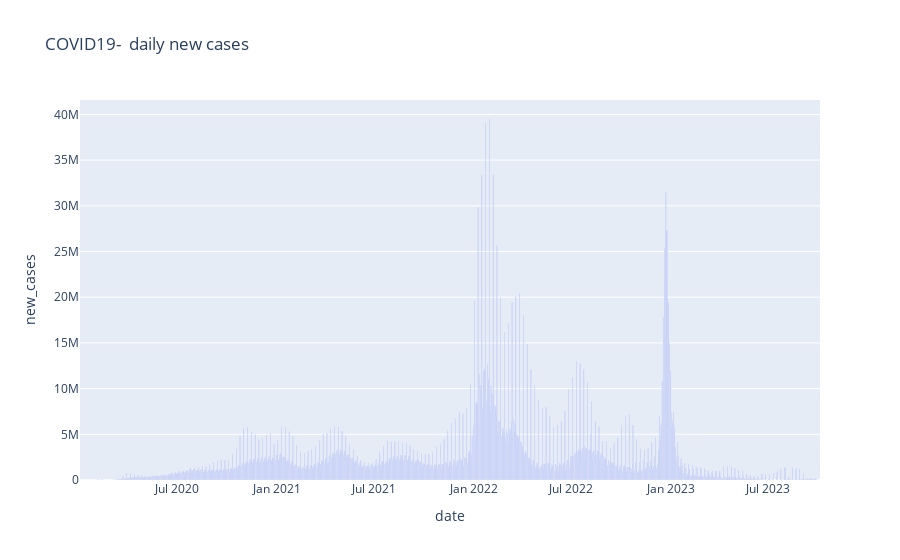

The cell this chart's notebook holds for it:
### Code cell
fig = px.bar(full_,x='date', y='new_cases', orientation='v',title = "COVID19-  daily new cases",
             labels=dict(x="Date", y="Count"))
fig.show()

### Figure 1 — Plotly figure (JSON) as saved in the notebook; plotly's stock layout.template omitted (floating-point values rounded to 4 significant figures; data arrays with more than 128 entries replaced by an {"elided": "..."} marker saying what was removed)
{"data": [{"alignmentgroup": "True", "hovertemplate": "date=%{x}<br>new_cases=%{y}<extra></extra>", "legendgroup": "", "marker": {"color": "#636efa", "pattern": {"shape": ""}}, "name": "", "offsetgroup": "", "orientation": "v", "showlegend": false, "textposition": "auto", "x": {"elided": "1371 str values"}, "xaxis": "x", "y": {"elided": "1371 int values"}, "yaxis": "y", "type": "bar"}], "layout": {"xaxis": {"anchor": "y", "domain": [0, 1], "title": {"text": "date"}}, "yaxis": {"anchor": "x", "domain": [0, 1], "title": {"text": "new_cases"}}, "legend": {"tracegroupgap": 0}, "title": {"text": "COVID19-  daily new cases"}, "barmode": "relative"}}
